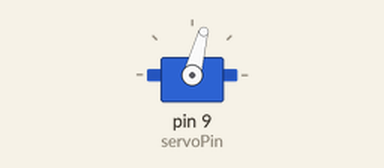
This sketch was run on a simulated Arduino Uno, built with avr-gcc and run on an emulated ATmega328P. Parts: servo.

Above: at 1.15 s.
At 1.45 s:
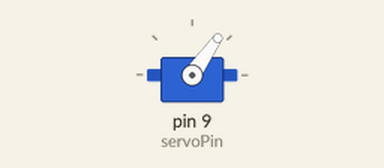
At 1.75 s:
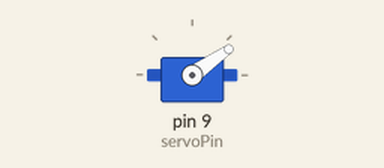
At 6.95 s:
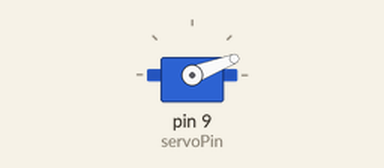
Timing chart, 0 to 8.7 s (numbered marks = the images above):
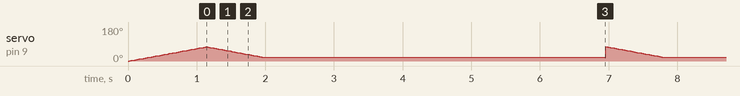

The sketch:

servo_sweep.ino
```cpp
    /*
    Adafruit Arduino - Lesson 14. Sweep
    */

    #include <Servo.h>

    int servoPin = 9;

    Servo servo;

    int angle = 45;   // servo position in degrees

    void setup()
    {
      servo.attach(servoPin);
      for(angle = 0; angle < 75; angle++)
      {
        servo.write(angle);
        delay(15);
      }
    }


    void loop()
    {
      // scan from 0 to 175 degrees
      //for(angle = 30; angle < 75; angle++)
      //{
        //servo.write(angle);
        //delay(15);
      //}
      //delay (5000);
      // now scan back from 175 to 0 degrees
      for(angle = 75; angle > 20; angle--)
      {
        servo.write(angle);
        delay(15);
      }
      delay (5000);
    }
```
